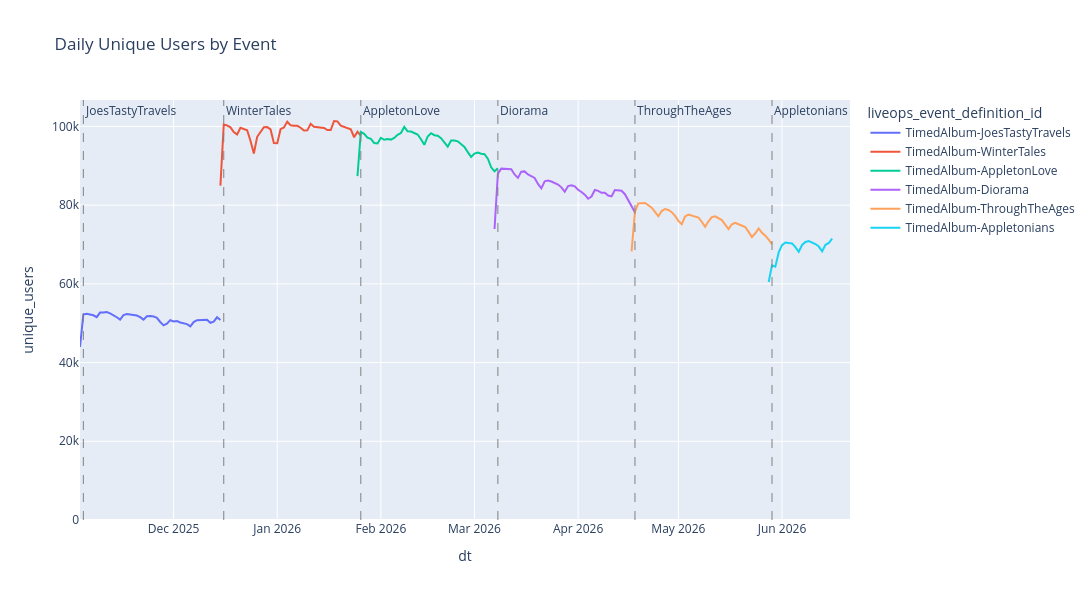

Notebook cell for this chart:
### Code cell
# hide-output
# Line chart of daily unique users broken down by event
fig = px.line(daily_users_event, 
              x='dt', 
              y='unique_users',
              color='liveops_event_definition_id',
              title='Daily Unique Users by Event',
              width=1200,
              height=600,
              hover_data={'unique_users': True})

fig = add_vlines_to_figure(fig, vlines_events)

fig.update_yaxes(rangemode='tozero')
fig.show()

### Figure 1 — Plotly figure (JSON) as saved in the notebook; plotly's stock layout.template omitted (floating-point values rounded to 4 significant figures)
{"data": [{"hovertemplate": "liveops_event_definition_id=TimedAlbum-JoesTastyTravels<br>dt=%{x}<br>unique_users=%{y}<extra></extra>", "legendgroup": "TimedAlbum-JoesTastyTravels", "line": {"color": "#636efa", "dash": "solid"}, "marker": {"symbol": "circle"}, "mode": "lines", "name": "TimedAlbum-JoesTastyTravels", "orientation": "v", "showlegend": true, "type": "scatter", "x": ["2025-11-03", "2025-11-04", "2025-11-05", "2025-11-06", "2025-11-07", "2025-11-08", "2025-11-09", "2025-11-10", "2025-11-11", "2025-11-12", "2025-11-13", "2025-11-14", "2025-11-15", "2025-11-16", "2025-11-17", "2025-11-18", "2025-11-19", "2025-11-20", "2025-11-21", "2025-11-22", "2025-11-23", "2025-11-24", "2025-11-25", "2025-11-26", "2025-11-27", "2025-11-28", "2025-11-29", "2025-11-30", "2025-12-01", "2025-12-02", "2025-12-03", "2025-12-04", "2025-12-05", "2025-12-06", "2025-12-07", "2025-12-08", "2025-12-09", "2025-12-10", "2025-12-11", "2025-12-12", "2025-12-13", "2025-12-14", "2025-12-15"], "xaxis": "x", "y": [43977, 52210, 52384, 52189, 52011, 51541, 52711, 52703, 52864, 52525, 52067, 51515, 50922, 52057, 52342, 52235, 51958, 51948, 51541, 50914, 51774, 51851, 51725, 51348, 50312, 49455, 49870, 50776, 50465, 50541, 50182, 50028, 49774, 49190, 50305, 50765, 50764, 50742, 50881, 50109, 50406, 51509, 50839], "yaxis": "y"}, {"hovertemplate": "liveops_event_definition_id=TimedAlbum-WinterTales<br>dt=%{x}<br>unique_users=%{y}<extra></extra>", "legendgroup": "TimedAlbum-WinterTales", "line": {"color": "#EF553B", "dash": "solid"}, "marker": {"symbol": "circle"}, "mode": "lines", "name": "TimedAlbum-WinterTales", "orientation": "v", "showlegend": true, "type": "scatter", "x": ["2025-12-15", "2025-12-16", "2025-12-17", "2025-12-18", "2025-12-19", "2025-12-20", "2025-12-21", "2025-12-22", "2025-12-23", "2025-12-24", "2025-12-25", "2025-12-26", "2025-12-27", "2025-12-28", "2025-12-29", "2025-12-30", "2025-12-31", "2026-01-01", "2026-01-02", "2026-01-03", "2026-01-04", "2026-01-05", "2026-01-06", "2026-01-07", "2026-01-08", "2026-01-09", "2026-01-10", "2026-01-11", "2026-01-12", "2026-01-13", "2026-01-14", "2026-01-15", "2026-01-16", "2026-01-17", "2026-01-18", "2026-01-19", "2026-01-20", "2026-01-21", "2026-01-22", "2026-01-23", "2026-01-24", "2026-01-25", "2026-01-26"], "xaxis": "x", "y": [84968, 100509, 100264, 99776, 98595, 97975, 99663, 99394, 99037, 96363, 93120, 97373, 98504, 99799, 99841, 99247, 95762, 95726, 99307, 99753, 101229, 100287, 100156, 100170, 99668, 98970, 99006, 100658, 99913, 99838, 99737, 99604, 99069, 99097, 101384, 101287, 100206, 99848, 99627, 99256, 97257, 98649, 97655], "yaxis": "y"}, {"hovertemplate": "liveops_event_definition_id=TimedAlbum-AppletonLove<br>dt=%{x}<br>unique_users=%{y}<extra></extra>", "legendgroup": "TimedAlbum-AppletonLove", "line": {"color": "#00cc96", "dash": "solid"}, "marker": {"symbol": "circle"}, "mode": "lines", "name": "TimedAlbum-AppletonLove", "orientation": "v", "showlegend": true, "type": "scatter", "x": ["2026-01-25", "2026-01-26", "2026-01-27", "2026-01-28", "2026-01-29", "2026-01-30", "2026-01-31", "2026-02-01", "2026-02-02", "2026-02-03", "2026-02-04", "2026-02-05", "2026-02-06", "2026-02-07", "2026-02-08", "2026-02-09", "2026-02-10", "2026-02-11", "2026-02-12", "2026-02-13", "2026-02-14", "2026-02-15", "2026-02-16", "2026-02-17", "2026-02-18", "2026-02-19", "2026-02-20", "2026-02-21", "2026-02-22", "2026-02-23", "2026-02-24", "2026-02-25", "2026-02-26", "2026-02-27", "2026-02-28", "2026-03-01", "2026-03-02", "2026-03-03", "2026-03-04", "2026-03-05", "2026-03-06", "2026-03-07", "2026-03-08"], "xaxis": "x", "y": [87361, 98594, 98115, 97169, 96849, 95776, 95666, 97124, 96622, 96792, 96657, 97084, 97859, 98322, 99871, 98751, 98705, 98379, 97960, 96756, 95322, 97458, 98275, 97767, 97650, 97021, 95867, 94866, 96438, 96423, 96220, 95442, 94784, 93475, 92261, 93116, 93364, 93049, 92937, 91800, 89625, 88608, 89387], "yaxis": "y"}, {"hovertemplate": "liveops_event_definition_id=TimedAlbum-Diorama<br>dt=%{x}<br>unique_users=%{y}<extra></extra>", "legendgroup": "TimedAlbum-Diorama", "line": {"color": "#ab63fa", "dash": "solid"}, "marker": {"symbol": "circle"}, "mode": "lines", "name": "TimedAlbum-Diorama", "orientation": "v", "showlegend": true, "type": "scatter", "x": ["2026-03-07", "2026-03-08", "2026-03-09", "2026-03-10", "2026-03-11", "2026-03-12", "2026-03-13", "2026-03-14", "2026-03-15", "2026-03-16", "2026-03-17", "2026-03-18", "2026-03-19", "2026-03-20", "2026-03-21", "2026-03-22", "2026-03-23", "2026-03-24", "2026-03-25", "2026-03-26", "2026-03-27", "2026-03-28", "2026-03-29", "2026-03-30", "2026-03-31", "2026-04-01", "2026-04-02", "2026-04-03", "2026-04-04", "2026-04-05", "2026-04-06", "2026-04-07", "2026-04-08", "2026-04-09", "2026-04-10", "2026-04-11", "2026-04-12", "2026-04-13", "2026-04-14", "2026-04-15", "2026-04-16", "2026-04-17", "2026-04-18"], "xaxis": "x", "y": [73935, 87972, 89279, 89243, 89153, 89115, 87804, 86920, 88514, 88577, 87814, 87379, 86925, 85393, 84295, 86070, 86235, 85998, 85570, 85246, 84529, 83423, 84852, 85035, 84799, 83901, 83334, 82656, 81628, 82203, 83848, 83642, 83142, 83178, 82457, 82221, 83858, 83768, 83672, 82785, 81215, 79559, 78186], "yaxis": "y"}, {"hovertemplate": "liveops_event_definition_id=TimedAlbum-ThroughTheAges<br>dt=%{x}<br>unique_users=%{y}<extra></extra>", "legendgroup": "TimedAlbum-ThroughTheAges", "line": {"color": "#FFA15A", "dash": "solid"}, "marker": {"symbol": "circle"}, "mode": "lines", "name": "TimedAlbum-ThroughTheAges", "orientation": "v", "showlegend": true, "type": "scatter", "x": ["2026-04-17", "2026-04-18", "2026-04-19", "2026-04-20", "2026-04-21", "2026-04-22", "2026-04-23", "2026-04-24", "2026-04-25", "2026-04-26", "2026-04-27", "2026-04-28", "2026-04-29", "2026-04-30", "2026-05-01", "2026-05-02", "2026-05-03", "2026-05-04", "2026-05-05", "2026-05-06", "2026-05-07", "2026-05-08", "2026-05-09", "2026-05-10", "2026-05-11", "2026-05-12", "2026-05-13", "2026-05-14", "2026-05-15", "2026-05-16", "2026-05-17", "2026-05-18", "2026-05-19", "2026-05-20", "2026-05-21", "2026-05-22", "2026-05-23", "2026-05-24", "2026-05-25", "2026-05-26", "2026-05-27", "2026-05-28", "2026-05-29"], "xaxis": "x", "y": [68239, 78276, 80457, 80484, 80568, 79962, 79378, 78275, 77162, 78497, 79021, 78788, 78224, 77282, 76016, 75149, 77133, 77588, 77411, 77113, 76864, 75782, 74500, 75890, 76977, 77151, 76746, 76212, 75069, 73943, 75155, 75536, 75145, 74872, 74449, 73210, 71888, 72860, 74084, 72953, 72257, 71248, 70111], "yaxis": "y"}, {"hovertemplate": "liveops_event_definition_id=TimedAlbum-Appletonians<br>dt=%{x}<br>unique_users=%{y}<extra></extra>", "legendgroup": "TimedAlbum-Appletonians", "line": {"color": "#19d3f3", "dash": "solid"}, "marker": {"symbol": "circle"}, "mode": "lines", "name": "TimedAlbum-Appletonians", "orientation": "v", "showlegend": true, "type": "scatter", "x": ["2026-05-28", "2026-05-29", "2026-05-30", "2026-05-31", "2026-06-01", "2026-06-02", "2026-06-03", "2026-06-04", "2026-06-05", "2026-06-06", "2026-06-07", "2026-06-08", "2026-06-09", "2026-06-10", "2026-06-11", "2026-06-12", "2026-06-13", "2026-06-14", "2026-06-15", "2026-06-16"], "xaxis": "x", "y": [60477, 64721, 64373, 67991, 69840, 70505, 70358, 70281, 69353, 68149, 69878, 70634, 70873, 70517, 70114, 69476, 68250, 69936, 70394, 71487], "yaxis": "y"}], "layout": {"annotations": [{"showarrow": false, "text": "JoesTastyTravels", "x": 1762214400000, "xanchor": "left", "xref": "x", "y": 1, "yanchor": "top", "yref": "y domain"}, {"showarrow": false, "text": "WinterTales", "x": 1765843200000, "xanchor": "left", "xref": "x", "y": 1, "yanchor": "top", "yref": "y domain"}, {"showarrow": false, "text": "AppletonLove", "x": 1769385600000, "xanchor": "left", "xref": "x", "y": 1, "yanchor": "top", "yref": "y domain"}, {"showarrow": false, "text": "Diorama", "x": 1772928000000, "xanchor": "left", "xref": "x", "y": 1, "yanchor": "top", "yref": "y domain"}, {"showarrow": false, "text": "ThroughTheAges", "x": 1776470400000, "xanchor": "left", "xref": "x", "y": 1, "yanchor": "top", "yref": "y domain"}, {"showarrow": false, "text": "Appletonians", "x": 1780012800000, "xanchor": "left", "xref": "x", "y": 1, "yanchor": "top", "yref": "y domain"}], "height": 600, "legend": {"title": {"text": "liveops_event_definition_id"}, "tracegroupgap": 0}, "shapes": [{"line": {"color": "gray", "dash": "dash", "width": 1}, "type": "line", "x0": 1762214400000, "x1": 1762214400000, "xref": "x", "y0": 0, "y1": 1, "yref": "y domain"}, {"line": {"color": "gray", "dash": "dash", "width": 1}, "type": "line", "x0": 1765843200000, "x1": 1765843200000, "xref": "x", "y0": 0, "y1": 1, "yref": "y domain"}, {"line": {"color": "gray", "dash": "dash", "width": 1}, "type": "line", "x0": 1769385600000, "x1": 1769385600000, "xref": "x", "y0": 0, "y1": 1, "yref": "y domain"}, {"line": {"color": "gray", "dash": "dash", "width": 1}, "type": "line", "x0": 1772928000000, "x1": 1772928000000, "xref": "x", "y0": 0, "y1": 1, "yref": "y domain"}, {"line": {"color": "gray", "dash": "dash", "width": 1}, "type": "line", "x0": 1776470400000, "x1": 1776470400000, "xref": "x", "y0": 0, "y1": 1, "yref": "y domain"}, {"line": {"color": "gray", "dash": "dash", "width": 1}, "type": "line", "x0": 1780012800000, "x1": 1780012800000, "xref": "x", "y0": 0, "y1": 1, "yref": "y domain"}], "title": {"text": "Daily Unique Users by Event"}, "width": 1200, "xaxis": {"anchor": "y", "domain": [0, 1], "title": {"text": "dt"}}, "yaxis": {"anchor": "x", "domain": [0, 1], "rangemode": "tozero", "title": {"text": "unique_users"}}}}
